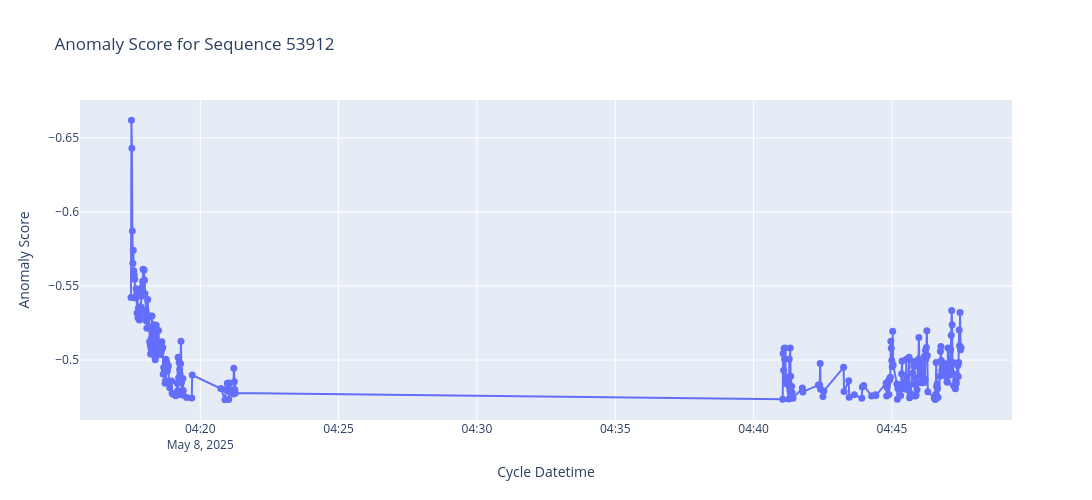

Notebook source saved alongside this figure:
### Code cell
# Prepare data
cycle_times_53912 = pd.to_datetime(df_53912['cycle_datetime'])
anomaly_scores_53912 = df_53912['anomaly_score']

# Prepare hover text with top features, their deviations, and port_info
hover_text_53912 = (
    "Cycle: " + df_53912['cycle_id'].astype(str) + "<br>" +
    "Datetime: " + df_53912['cycle_datetime'].astype(str) + "<br>" +
    "Anomaly Score: " + df_53912['anomaly_score'].round(2).astype(str) + "<br>" +
    "Top Features:<br>" +
    df_53912[['top_feature_1', 'top_feature_2', 'top_feature_3', 'top_feature_4', 'top_feature_5', 
              'top_feature_1_deviation', 'top_feature_2_deviation', 'top_feature_3_deviation', 
              'top_feature_4_deviation', 'top_feature_5_deviation', 'port_info']]
    .apply(lambda row: 
        f"{row['top_feature_1']}: {row['top_feature_1_deviation']:.2f}<br>" +
        f"{row['top_feature_2']}: {row['top_feature_2_deviation']:.2f}<br>" +
        f"{row['top_feature_3']}: {row['top_feature_3_deviation']:.2f}<br>" +
        f"{row['top_feature_4']}: {row['top_feature_4_deviation']:.2f}<br>" +
        f"{row['top_feature_5']}: {row['top_feature_5_deviation']:.2f}<br>" +
        f"Ports: {row['port_info'] if pd.notnull(row['port_info']) else 'N/A'}"
    , axis=1)
)

# Create the Plotly figure
fig_53912 = go.Figure()

fig_53912.add_trace(go.Scatter(
    x=cycle_times_53912,
    y=anomaly_scores_53912,
    mode='lines+markers',
    marker=dict(size=7),
    text=hover_text_53912,
    hoverinfo='text'
))

fig_53912.update_layout(
    title='Anomaly Score for Sequence 53912',
    xaxis_title='Cycle Datetime',
    yaxis_title='Anomaly Score',
    hovermode='closest',
    width=1200,
    height=500
)

# Flip the anomaly score scale so higher values indicate higher anomaly likelihood
fig_53912.update_yaxes(autorange='reversed')

fig_53912.show()

### Figure 1 — Plotly figure (JSON) as saved in the notebook; plotly's stock layout.template omitted (floating-point values rounded to 4 significant figures; data arrays with more than 128 entries replaced by an {"elided": "..."} marker saying what was removed)
{"data": [{"hoverinfo": "text", "marker": {"size": 7}, "mode": "lines+markers", "text": {"elided": "264 str values"}, "type": "scatter", "x": {"elided": "264 str values"}, "y": {"elided": "264 float values"}}], "layout": {"height": 500, "hovermode": "closest", "title": {"text": "Anomaly Score for Sequence 53912"}, "width": 1200, "xaxis": {"title": {"text": "Cycle Datetime"}}, "yaxis": {"autorange": "reversed", "title": {"text": "Anomaly Score"}}}}
